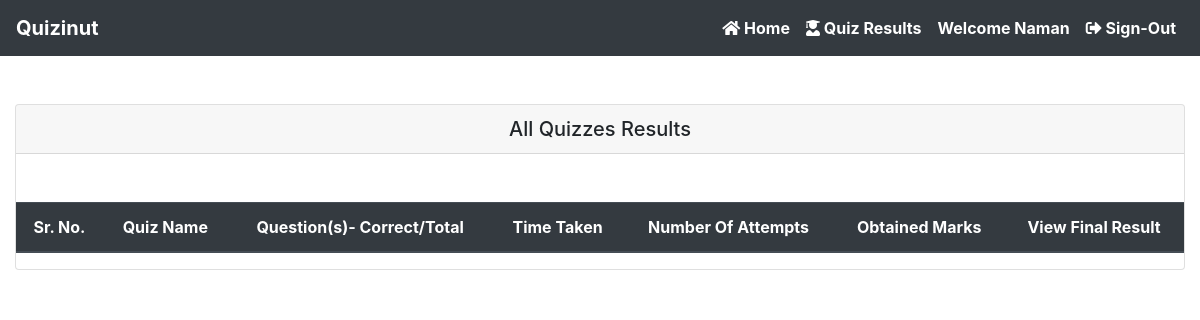
Before: /all-quizzes-result (signed in) with the older database file.
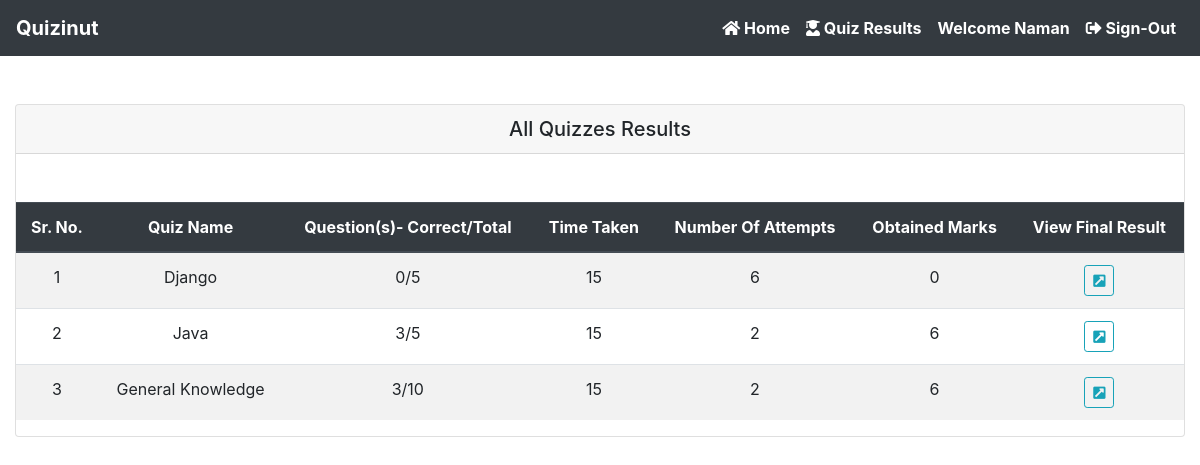
After: the same page with the newer database file.
### quiz/models.py (models this page shows, shortened)
class Result(models.Model):
    student = models.ForeignKey(Student, on_delete=models.CASCADE, null=True)
    quiz = models.ForeignKey(Quiz, on_delete=models.CASCADE, null=True)
    student_marks = models.IntegerField(blank=True, null=True)
    number_of_correct_answers = models.IntegerField(blank=True, null=True)
    time_taken = models.IntegerField(blank=True, null=True)
    number_of_attempts = models.IntegerField(default=1, null=True)
    timestamp = models.DateTimeField(auto_now_add=True)
    def __str__(self):
        return f"{self.student.uname.first_name} {self.student.uname.last_name} - {self.quiz.quiz_name}"

class Quiz(models.Model):
    teacher = models.ForeignKey(Teacher, on_delete=models.CASCADE, null=True)
    quiz_name = models.CharField(max_length=200, null=True)
    total_question = models.IntegerField(null=True)
    added_question = models.IntegerField(null=True)
    total_marks = models.IntegerField(null=True)
    time_duration = models.FloatField(null=True)
    timestamp = models.DateTimeField(auto_now_add=True)

### quiz/permission.py (the view)
    def wrap(request, *args, **kwargs):
        if request.user.role == 'student':
            return function(request, *args, **kwargs)
        else:
            raise PermissionDenied

### quiz/permission.py (called while the page is built)
def user_is_student(function):
    def wrap(request, *args, **kwargs):
        if request.user.role == 'student':
            return function(request, *args, **kwargs)
        else:
            raise PermissionDenied
    return wrap

### quiz/views.py (called while the page is built)
@login_required(login_url='/student-login')
@user_is_student
def show_quizzes_results(request):
    quizzes_results = Result.objects.filter(student__uname=request.user.id)
    print(quizzes_results)
    context = {
        'quizzes_results': quizzes_results
    }
    return render(request, 'student/view_quiz_result_list.html', context)

### quiz/templates/student/view_quiz_result_list.html (shortened to what this page needs)
{% extends 'common/base.html' %}
{% block body %}
    <div class="container-fluid" style="margin-bottom: 200px">
        <div class="row mt-5">
            <div class="col-lg-12 mb-5">
                <div class="card table-responsive-sm">
                    <h5 class="card-header text-center">All Quizzes Results</h5>
                    <table class="table text-center mt-5 table-responsive-sm table-striped">
                        <thead class="thead-dark">
                        <tr>
                            <th scope="col">Sr. No.</th>
                            <th scope="col">Quiz Name</th>
                            <th scope="col">Question(s)- Correct/Total</th>
                            <th scope="col">Time Taken</th>
                            <th scope="col">Number Of Attempts</th>
                            <th scope="col">Obtained Marks</th>
                            <th scope="col">View Final Result</th>
                        </tr>
                        </thead>
                        <tbody>
                        {% for q in quizzes_results %}
                            <tr>
                                <td>{{ forloop.counter }}</td>
                                <td>{{ q.quiz.quiz_name }}</td>
                                <td>{{ q.number_of_correct_answers }}/{{ q.quiz.total_question }}</td>
                                <td>{{ q.time_taken }}</td>
                                <td>{{ q.number_of_attempts }}</td>
                                <td>{{ q.student_marks }}</td>
                                <td>
                                    <a role="button" class="btn btn-sm btn-outline-info"
                                       href="{% url 'quizResult' q.quiz.id %}">
                                        <i class="fas fa-external-link-square-alt"></i>
                                    </a>
                                </td>
                            </tr>
                        {% endfor %}
                        </tbody>
                    </table>
                </div>
            </div>
        </div>
    </div>
{% endblock %}

Changed rows visible on the page:
added Result: quiz.quiz_name "Django", number_of_correct_answers "0", quiz.total_question "5", time_taken "15", number_of_attempts "6", student_marks "0"
added Result: quiz.quiz_name "Java", number_of_correct_answers "3", quiz.total_question "5", time_taken "15", number_of_attempts "2", student_marks "6"
added Result: quiz.quiz_name "General Knowledge", number_of_correct_answers "3", quiz.total_question "10", time_taken "15", number_of_attempts "2", student_marks "6"
